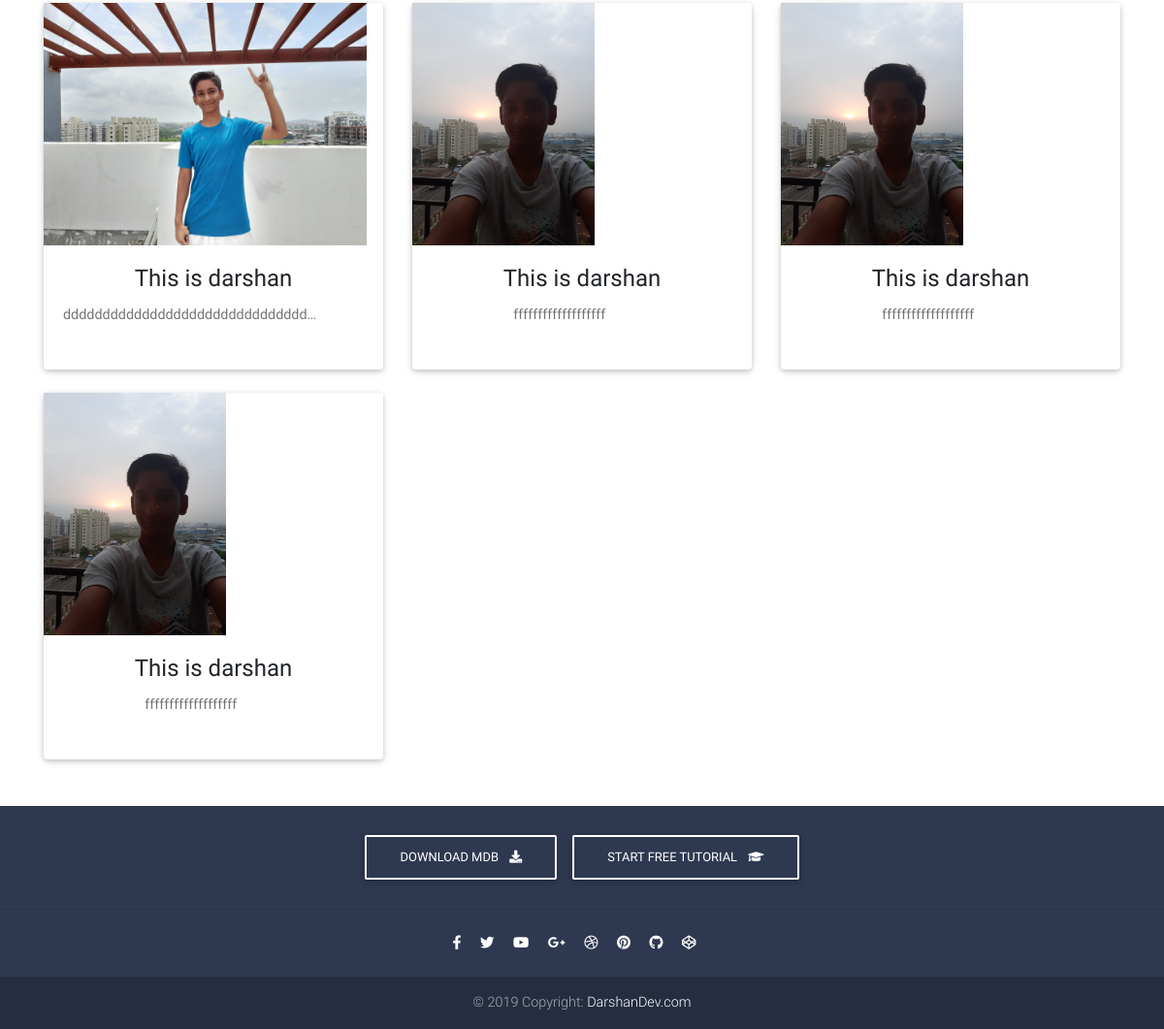
/ (lower part), run on an earlier commit of the app's database.
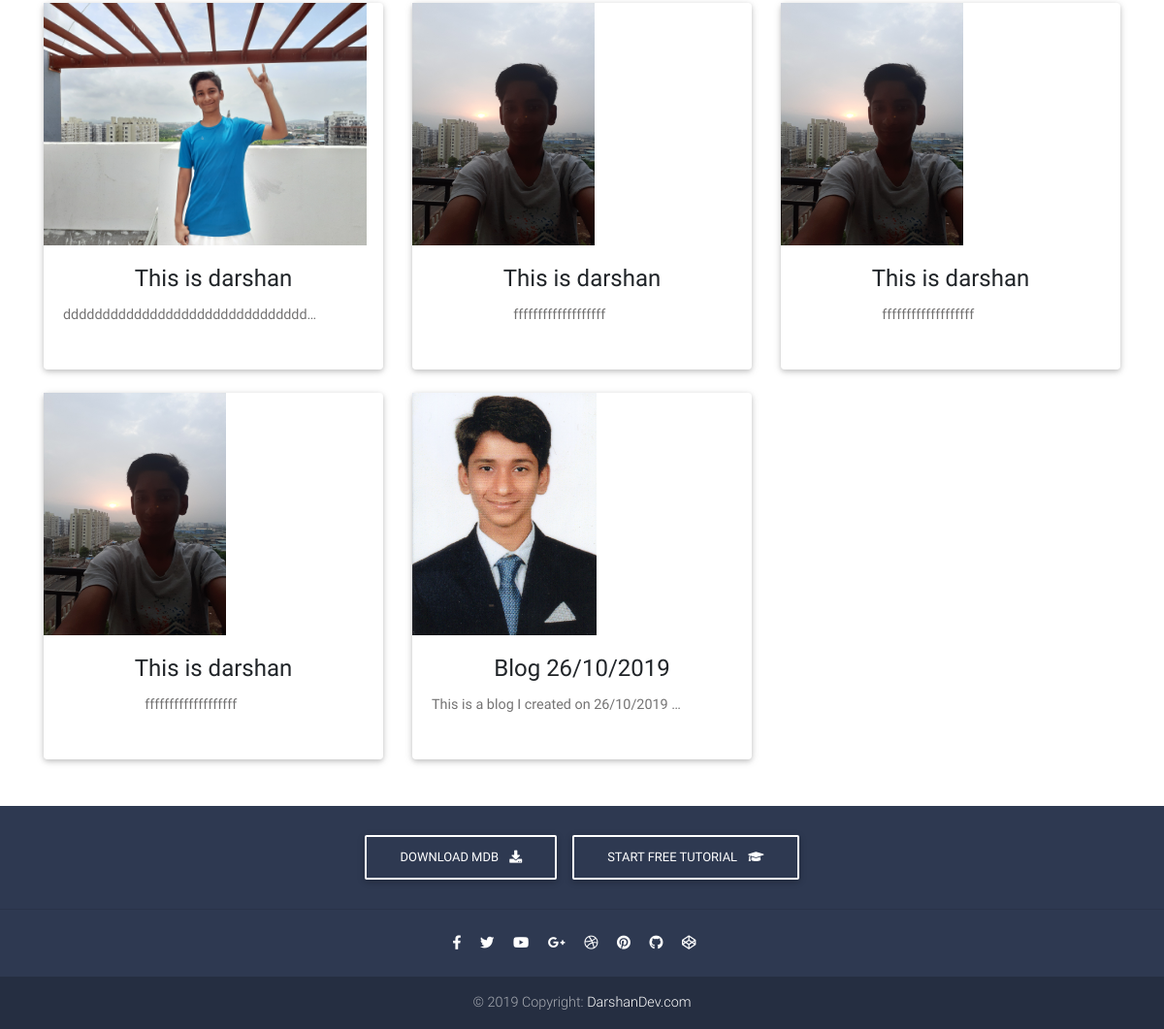
And on a later commit of the database.
### blog/models.py (models this page shows)
class Blog(models.Model):
    blog_title = models.CharField(max_length = 100)
    blog_text  = models.TextField()
    blog_img  = models.ImageField(upload_to="images/", default = "default.jpg")

### blog/views.py (the view)
# urls.py: path('', blog_view),
def blog_view(request, *args, **kwargs):
    context = {
        "blog_list" : Blog.objects.all()
    }
    return render(request, "blog.html", context)

### blog/templates/blog.html (shortened to what this page needs)
{%extends "base.html"%}{%block content%}
  <main class="mt-5 pt-5">
    <div class="container">
      <section class="text-center">
        <div class="row mb-4 wow fadeIn">
            {%for blog in blog_list%}
          <div class="col-lg-4 col-md-12 mb-4">
            <div class="card">
              <div class="view overlay" >
                <img src = "/media/{{blog.blog_img}}" height = "250rem" display="cover">
              </div>
              <div class="card-body blog-body blog-text">
                <h4 class="card-title">{{blog.blog_title}}</h4>
                <p class="card-text blog-text">{{blog.blog_text}}</p>
              </div>
            </div>
          </div>
          {%endfor%}
        </div>
      </section>
    </div>
  </main>
{%endblock%}

What changed in the data, as far as the page shows it:
added Blog: blog_img (picture), blog_title "Blog 26/10/2019", blog_text "This is a blog I created on 26/10/2019…"
